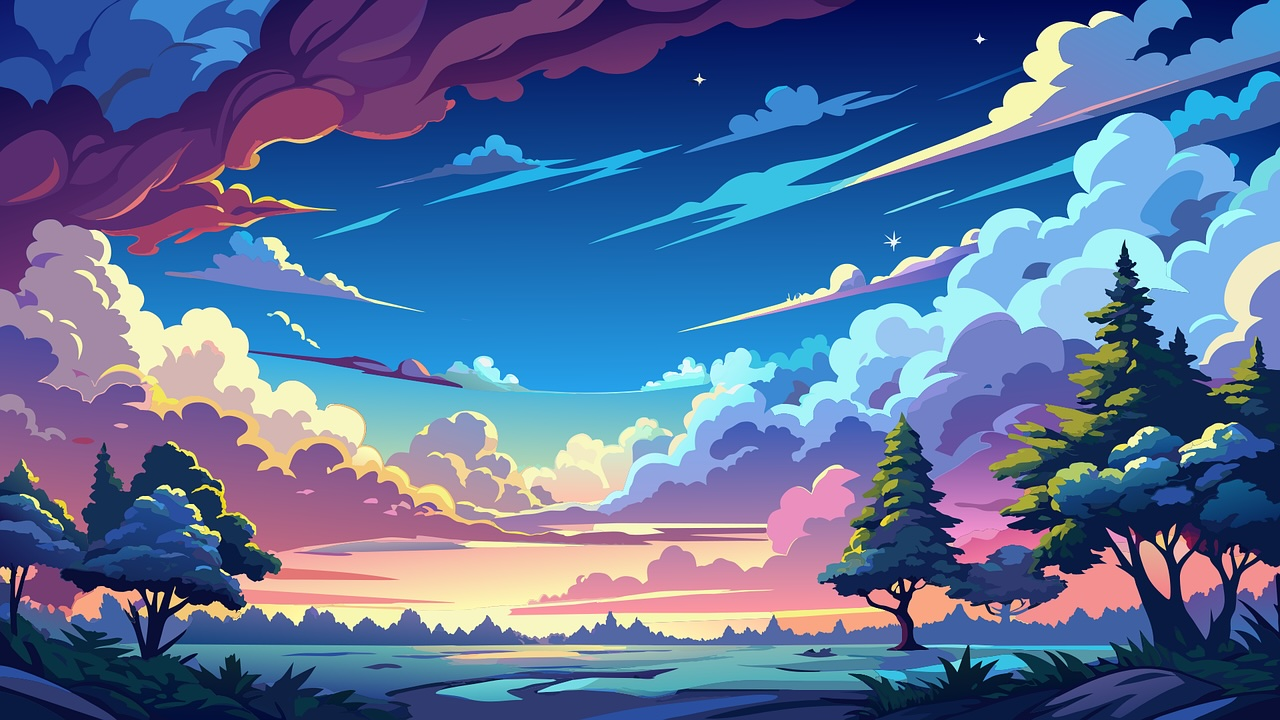
#> input picture PracticeCode/20260410/image.jpg, 1280 x 720 px
$ python main.py
#> lines starting #> are read from the running program, lines starting #| are printed output that depends on the picture; after the words box and inside, x2 and y2 are one past the last pixel; in counts of white or black regions, pixels touching at a corner belong together
import cv2
import numpy as np
import matplotlib.pyplot as plt

def threshold_segmentation_demo():
  image = cv2.imread('image.jpg', 0)
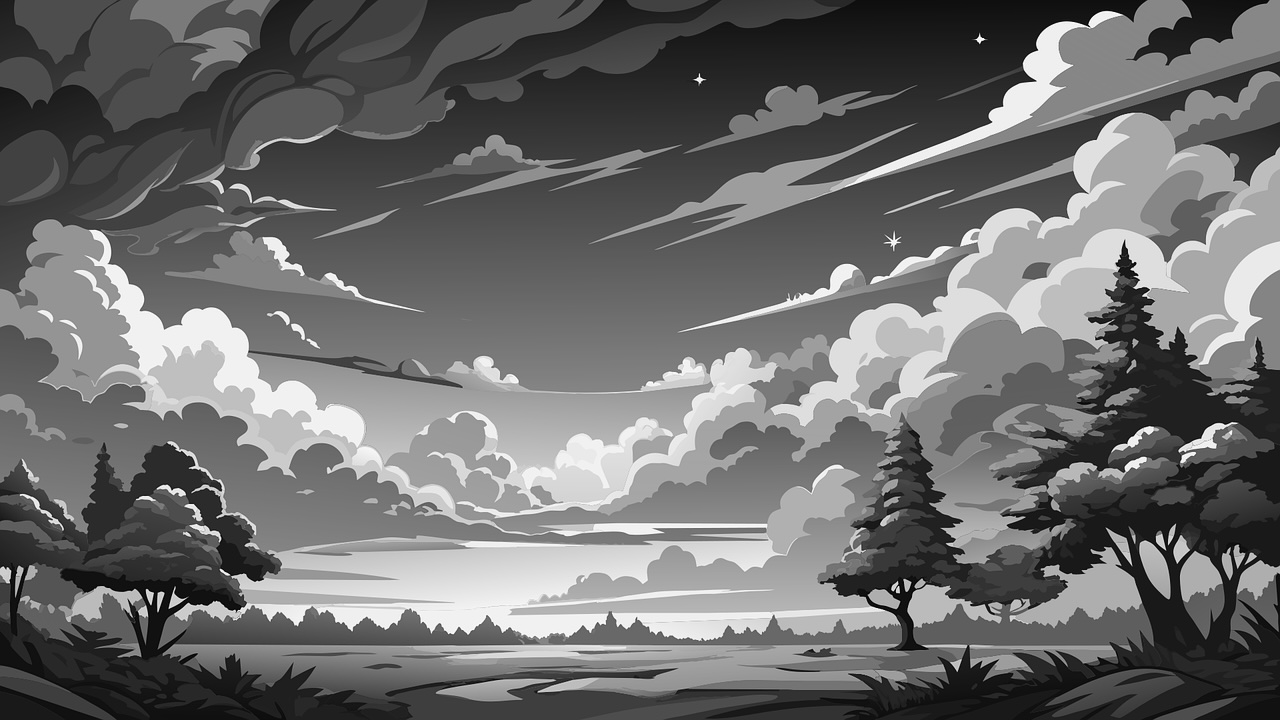
#> image: shape (720, 1280); min 0, max 255, mean 108.6
  ret, binary = cv2.threshold(image, 127, 255, cv2.THRESH_BINARY)
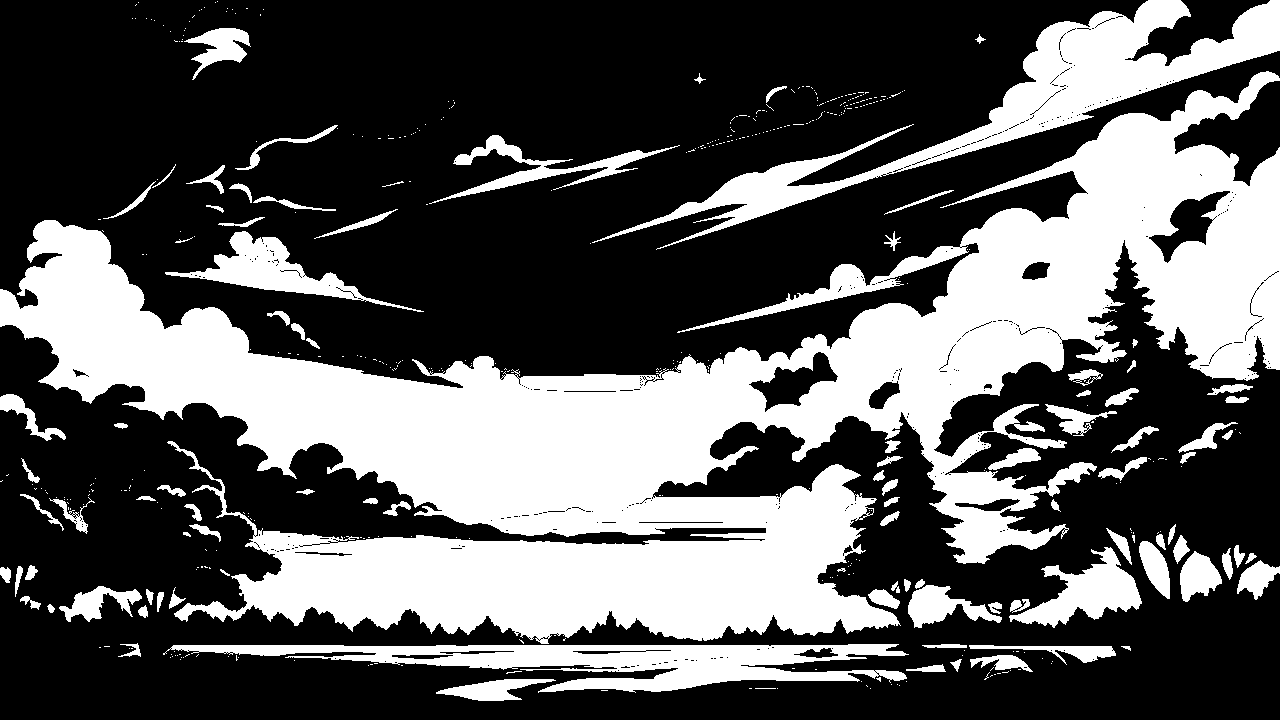
#> binary: shape (720, 1280); 35.3% white; 483 white regions (385 under 20 px), largest, box (x1, y1, x2, y2) and area: (0, 71, 1280, 644) 245650, (592, 0, 1280, 250) 26343, (163, 644, 909, 693) 16089
  ret2, otsu = cv2.threshold(image, 0, 255, cv2.THRESH_BINARY + cv2.THRESH_OTSU)
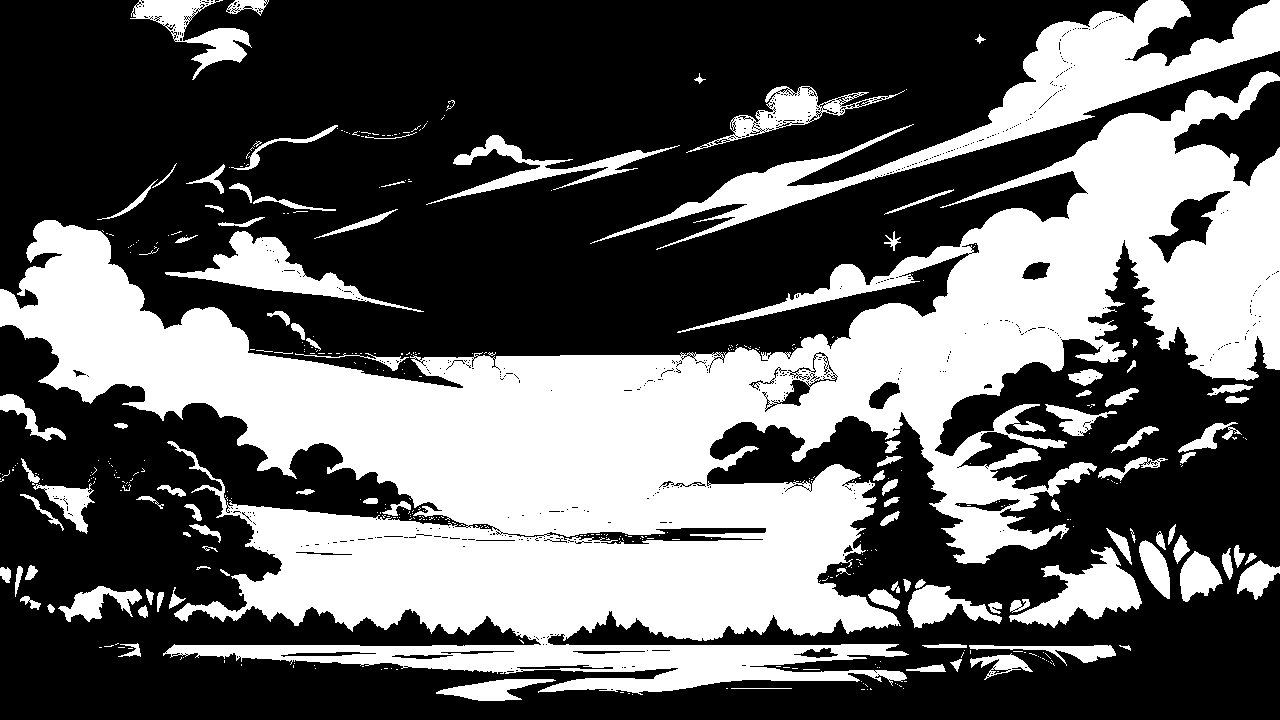
#> otsu: shape (720, 1280); 37.9% white; 440 white regions (335 under 20 px), largest, box (x1, y1, x2, y2) and area: (0, 71, 1280, 695) 278757, (590, 0, 1280, 250) 26673, (165, 231, 424, 312) 5197
#> ret2 = 121

  adaptive = cv2.adaptiveThreshold(image, 255, cv2.ADAPTIVE_THRESH_MEAN_C, cv2.THRESH_BINARY, 11, 2)
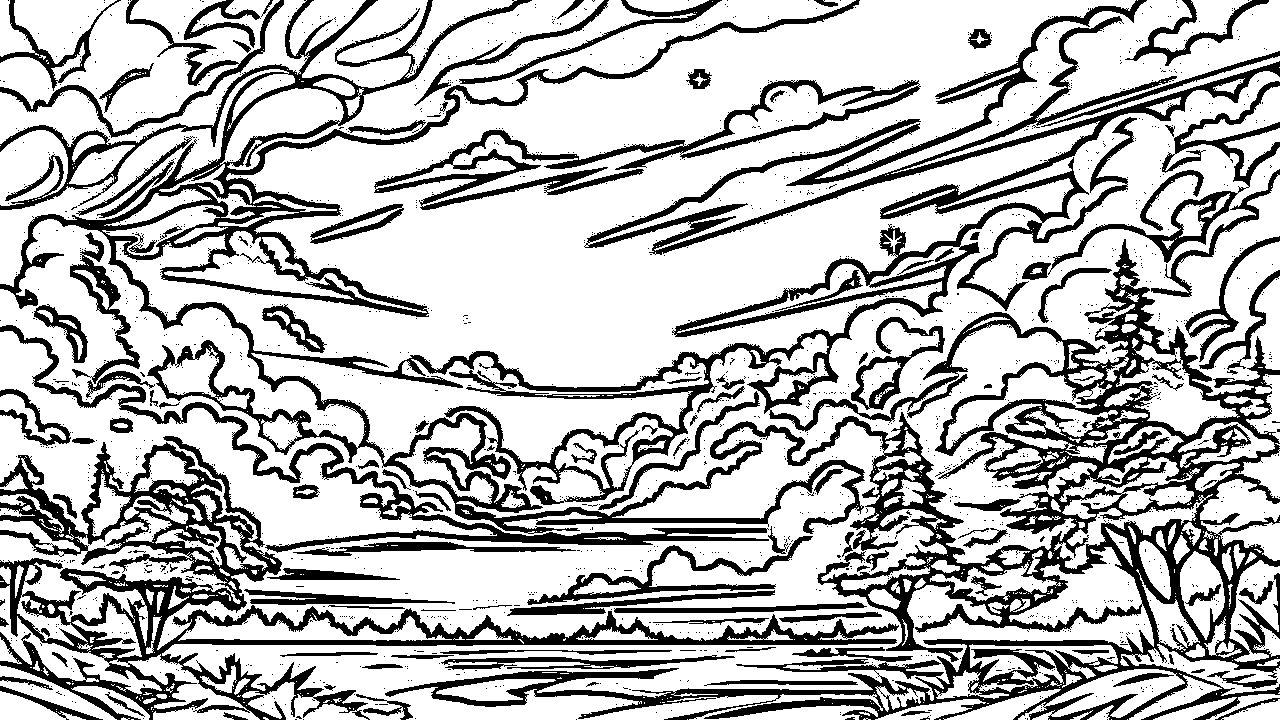
#> adaptive: shape (720, 1280); 72.1% white; 1930 black regions (1802 under 20 px), largest, box (x1, y1, x2, y2) and area: (0, 0, 1280, 720) 139639, (0, 436, 899, 720) 35686, (0, 325, 769, 553) 9441

  plt.figure(figsize=(15,5))
  plt.subplot(1, 4, 1)
  plt.imshow(image, cmap='gray')
  plt.title('Original Image')
  plt.axis('off')

  plt.subplot(1, 4, 2)
  plt.imshow(binary, cmap='gray')
  plt.title('Binary Threshold')
  plt.axis('off')

  plt.subplot(1, 4, 3)
  plt.imshow(otsu, cmap='gray')
  plt.title("Otsu's Method")
  plt.axis('off')

  plt.subplot(1, 4, 4)
  plt.imshow(adaptive, cmap='gray')
  plt.title('Adaptive Threshold')
  plt.axis('off')

  plt.tight_layout()
  plt.show()

  return binary, otsu, adaptive

threshold_segmentation_demo()
